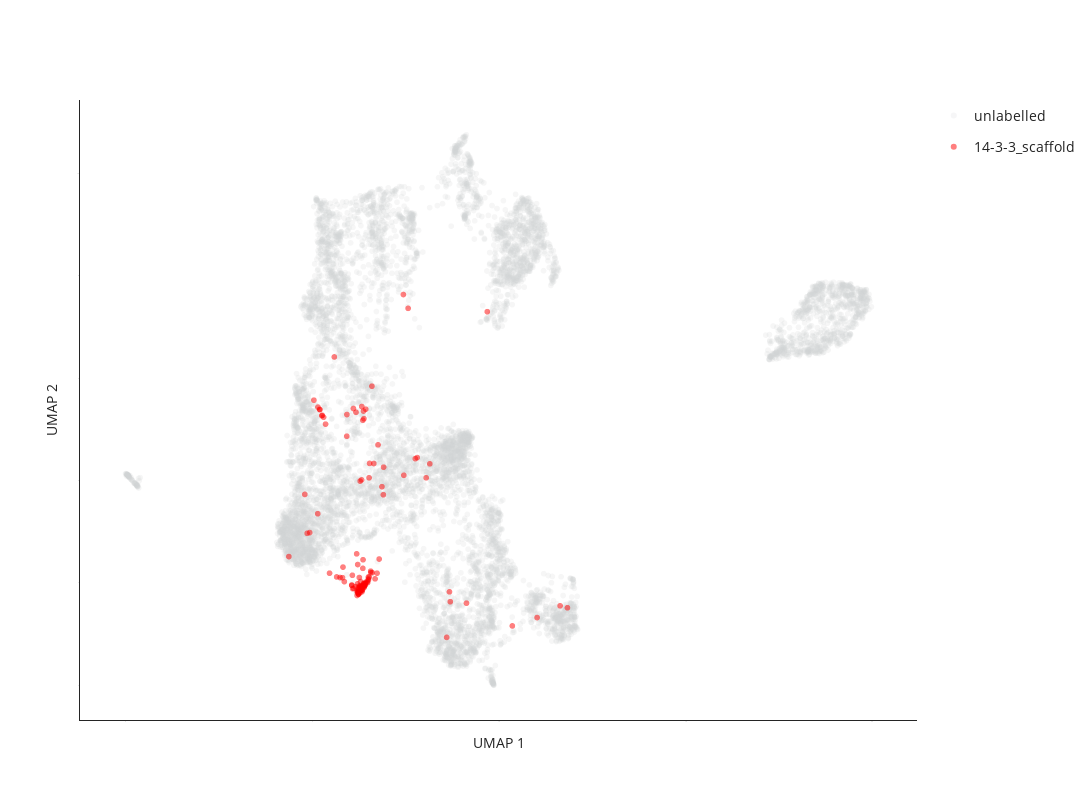

Notebook code for this chart:
### Code cell
# generate 2D UMAP plot
label_to_color = "[all_IPs] 14-3-3_consensus"  # **choose which annotation column to highlight here** , other choices: cluster_annotation, Protein-level_consensus_annotation

fig = pu.interaction_umap(
    umap_table,
    node_name="Gene_name_canonical", 
    cluster=label_to_color, opacity=0.5, unlabelled_color="#D0D3D4", unlabelled_opacity=0.2,
    pointsize=6, x="umap_1", y="umap_2",
    categorical=True, custom_colors = ["#ff0000", "#e1e3e1"]
)
fig.update_layout(width=1200, height=800)

fig.show()

# save the figure as an html file
save_path = os.path.join("output")
save_name = f"{timestamp}_UMAP_2Dview_ported_consensus_annot.html"
pio.write_html(fig, file=os.path.join(save_path, save_name), auto_open=False)

### Figure 1 — Plotly figure (JSON) as saved in the notebook; plotly's stock layout.template omitted (floating-point values rounded to 4 significant figures; data arrays with more than 128 entries replaced by an {"elided": "..."} marker saying what was removed)
{"data": [{"customdata": {"elided": "8411x1 int values"}, "hovertemplate": "<b>%{hovertext}</b><br><br>[all_IPs] 14-3-3_consensus=unlabelled<br>UMAP 1=%{x}<br>UMAP 2=%{y}<extra></extra>", "hovertext": {"elided": "8411 str values"}, "legendgroup": "unlabelled", "marker": {"color": "#D0D3D4", "opacity": 0.2, "size": 6, "symbol": "circle"}, "mode": "markers", "name": "unlabelled", "showlegend": true, "type": "scattergl", "x": {"elided": "8411 float values"}, "xaxis": "x", "y": {"elided": "8411 float values"}, "yaxis": "y"}, {"customdata": {"elided": "130x1 int values"}, "hovertemplate": "<b>%{hovertext}</b><br><br>[all_IPs] 14-3-3_consensus=14-3-3_scaffold<br>UMAP 1=%{x}<br>UMAP 2=%{y}<extra></extra>", "hovertext": {"elided": "130 str values"}, "legendgroup": "14-3-3_scaffold", "marker": {"color": "#ff0000", "opacity": 0.5, "size": 6, "symbol": "circle"}, "mode": "markers", "name": "14-3-3_scaffold", "showlegend": true, "type": "scattergl", "x": {"elided": "130 float values"}, "xaxis": "x", "y": {"elided": "130 float values"}, "yaxis": "y"}], "layout": {"height": 800, "legend": {"font": {"size": 14}}, "width": 1200, "xaxis": {"showticklabels": true, "tickfont": {"size": 1}, "ticks": "", "title": {"text": "UMAP 1"}}, "yaxis": {"showticklabels": true, "tickfont": {"size": 1}, "ticks": "", "title": {"text": "UMAP 2"}}}}
